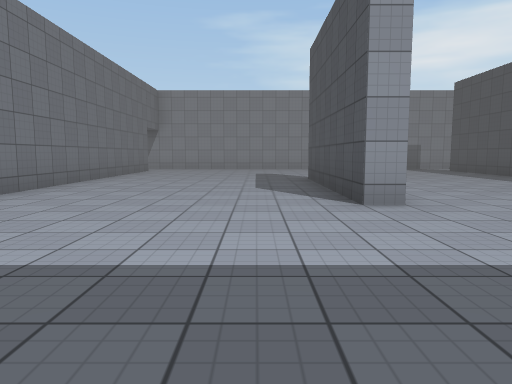
view 1 (above)

21 first-person views from a walk through a scene from a Unity 3-D project. The camera is 1.2 m above the floor, tilts 6° down and sees 70° across. The floor is counted in squares, 2 m on a side. Each view is taken from the middle of a square. On the plan, view 1 faces up. The plan holds only what a view shows up to about 10 squares ahead; the rest is blank. The place goes on beyond the plan. Some animated figures are not drawn. Surface patterns are stand-ins for the level's own textures.

view 2
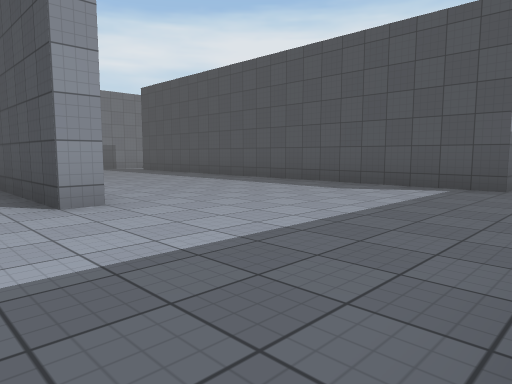

view 3
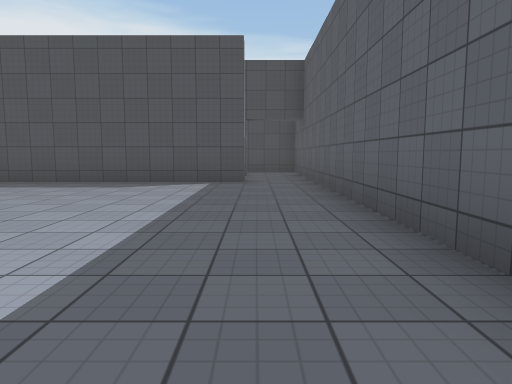

view 4
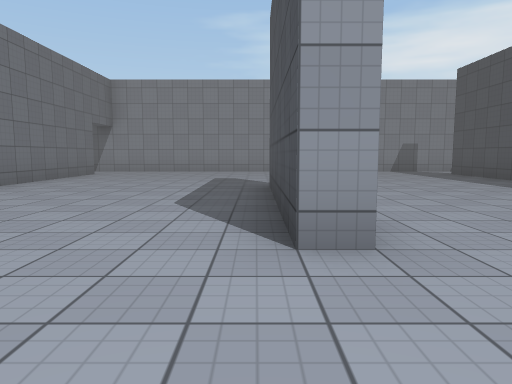

view 5
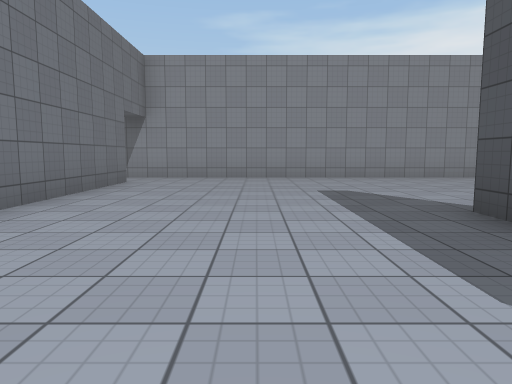

view 6
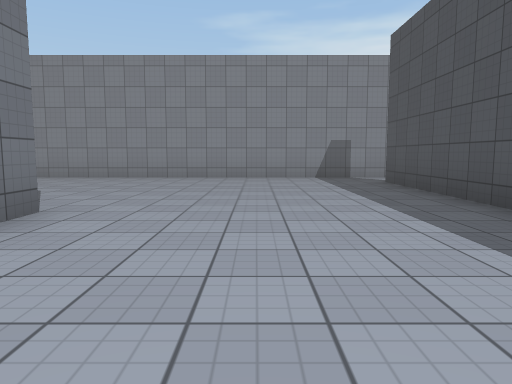

view 7
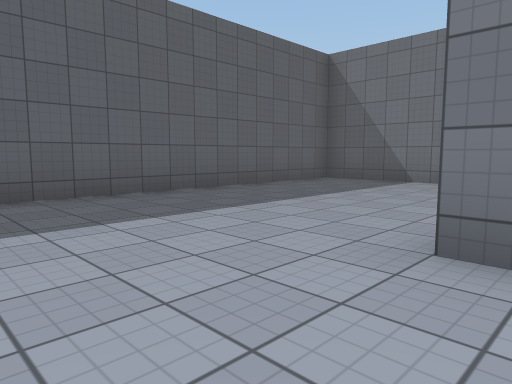

view 8
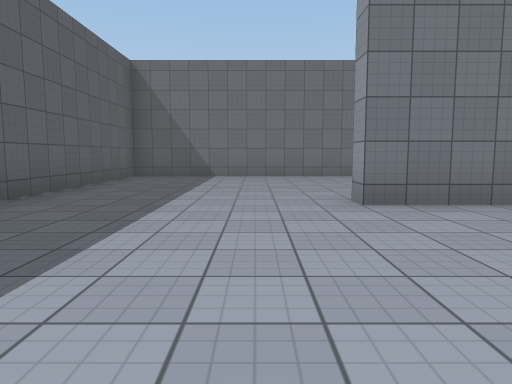

view 9
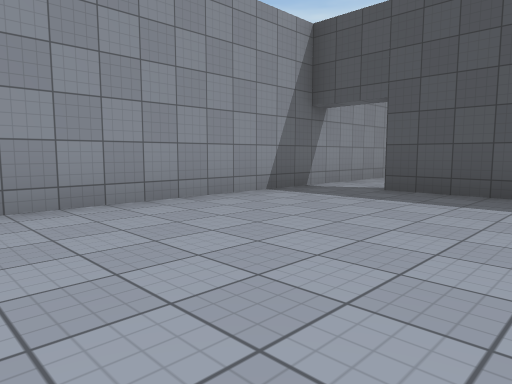

view 10
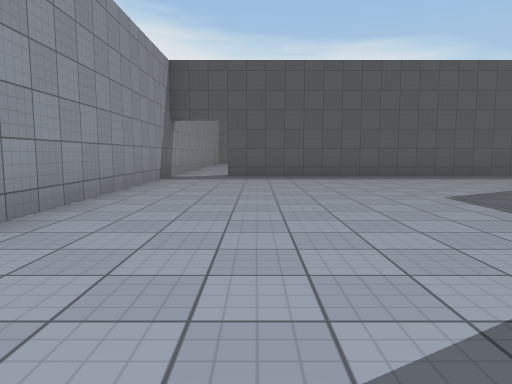

view 11
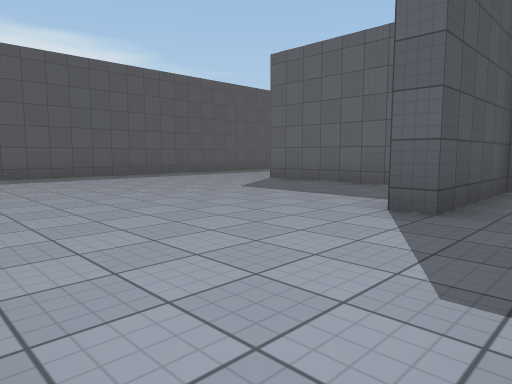

view 12
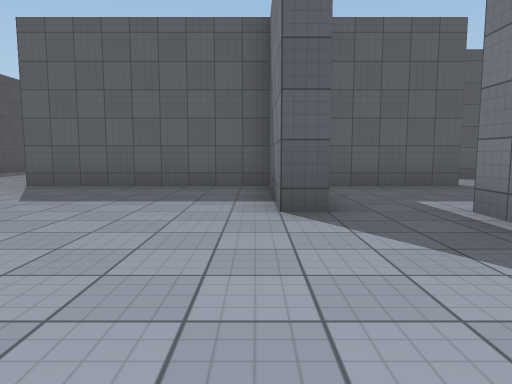

view 13
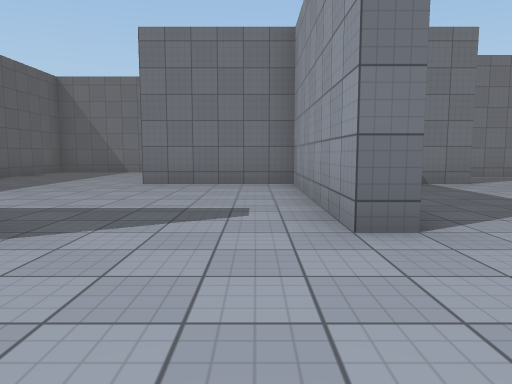

view 14
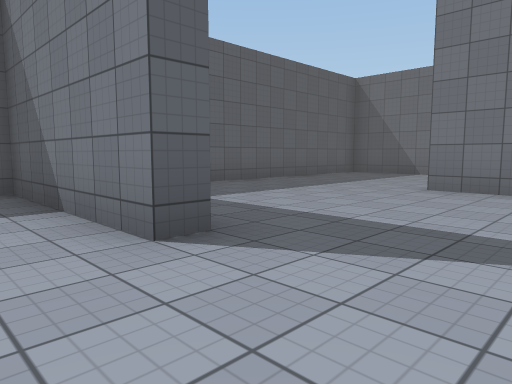

view 15
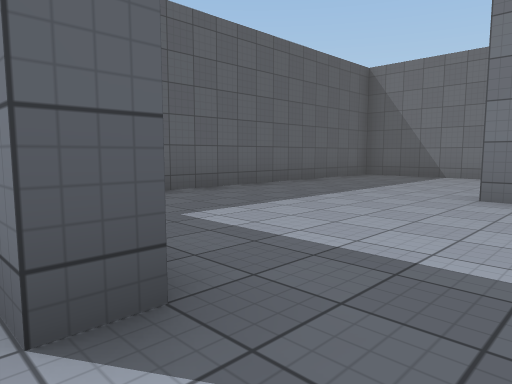

view 16
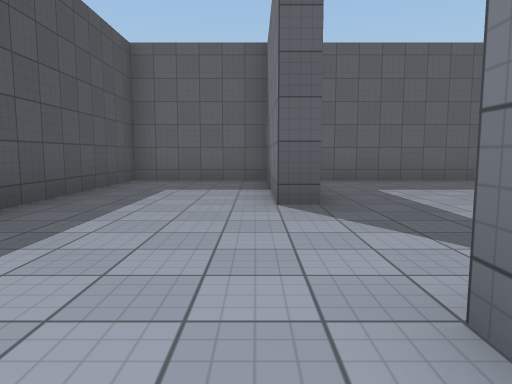

view 17
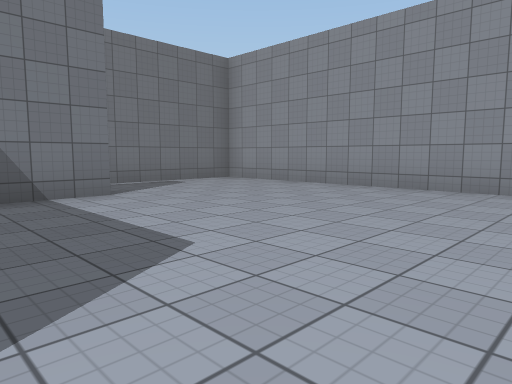

view 18
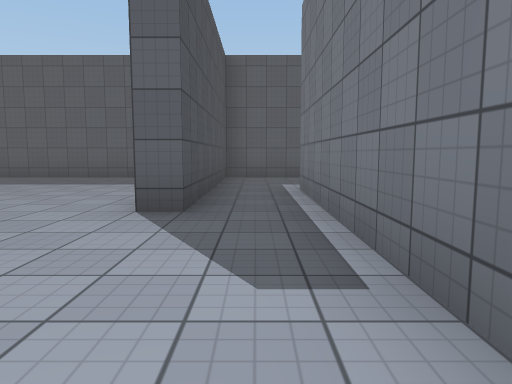

view 19
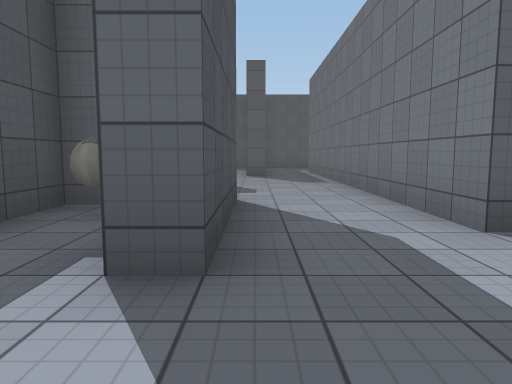

view 20
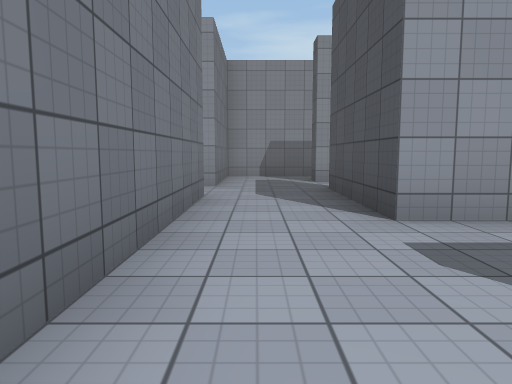

view 21
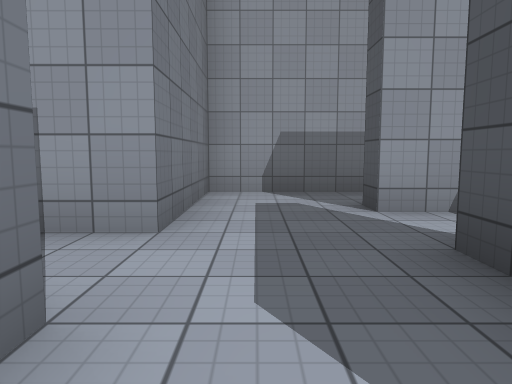

### Floor plan
Points are (right, up) in squares from view 1. A wall is a line through its corners. A room is listed if a view was taken in it or the views show most of it. See-through windows are left out.
Room 1 (views 1, 2, 3, 4, 5, 6, 7, 8)
walls: (1.7, 6) (1.7, 4.2) (1.3, 4.2) (1.3, 8.8); (1.7, 8.8) (1.7, 8.1); (6.8, 1.1) (6.8, 12.8); (-3.7, 12.8) (-3.7, -0.2) (6.5, -0.2); (6.4, 14.2) (-3.5, 14.2)
ways out: opening at (-4, 13.5) to room 2; opening at (7, 0.5); opening at (7, 13.5)
Room 2 (views 9, 10, 11, 12, 13, 14, 15, 16, 17)
walls: (-7.9, 3.8) (-7.3, 3.8) (-7.3, -0.2) (-4.3, -0.2) (-4.3, 12.8); (-12.8, 10.2) (-12.2, 10.2) (-12.2, 7.2) (-7.8, 7.2) (-7.8, 6.8) (-12.2, 6.8) (-12.2, 3.8); (-16.8, 2.8) (-16.8, 0.5); (-16, -0.2) (-8.4, -0.2); (-3.5, 14.2) (-14.2, 14.2) (-14.2, 12.4)
ways out: opening at (-4, 13.5) to room 1; opening at (-15.3, 5) to room 3; opening at (-13.5, 11.5) to room 3
Room 3 (views 18, 20)
walls: (-15.9, 7.2) (-12.8, 7.2) (-12.8, 10.2); (-18.8, 10.5) (-18.8, 2.8); (-17.3, 2.5) (-17.3, 5.3) (-16.8, 5.3)
ways out: opening at (-15.3, 5) to room 2; opening at (-13.5, 11.5) to room 2; opening at (-18, 11.5) to room 4; opening at (-16, 13) to room 4; opening at (-18, 3)
objects: other object (-16, 11) to (-15, 12)
Room 4 (views 19, 21)
walls: (-15.9, 14.7) (-16.7, 14.7) (-16.7, 15.2); (-18.8, 12.2) (-18.8, 10.5); (-16.2, 16.7) (-18.8, 16.7) (-18.8, 13.7) (-19.8, 13.7); (-16.7, 10.2) (-16.7, 13.3) (-16.2, 13.3)
ways out: opening at (-18, 11.5) to room 3; opening at (-16, 13) to room 3; opening at (-19, 13)

Where each view was taken, in squares from view 1:
view 1: 0 up, 0 right, facing up
view 2: 0 up, 0 right, facing up-right
view 3: 1 up, 1 left, facing right
view 4: 2 up, 1 right, facing up
view 5: 5 up, 1 left, facing up
view 6: 5 up, 4 right, facing up
view 7: 5 up, 4 right, facing down-left
view 8: 3 up, 6 right, facing left
view 9: 10 up, 10 left, facing up-right
view 10: 12 up, 14 left, facing right
view 11: 14 up, 14 left, facing down-right
view 12: 14 up, 12 left, facing down
view 13: 6 up, 5 left, facing left
view 14: 6 up, 6 left, facing down-left
view 15: 5 up, 7 left, facing down-left
view 16: 8 up, 7 left, facing down
view 17: 8 up, 7 left, facing up-left
view 18: 9 up, 18 left, facing down
view 19: 15 up, 17 left, facing down
view 20: 7 up, 18 left, facing up
view 21: 11 up, 18 left, facing up
